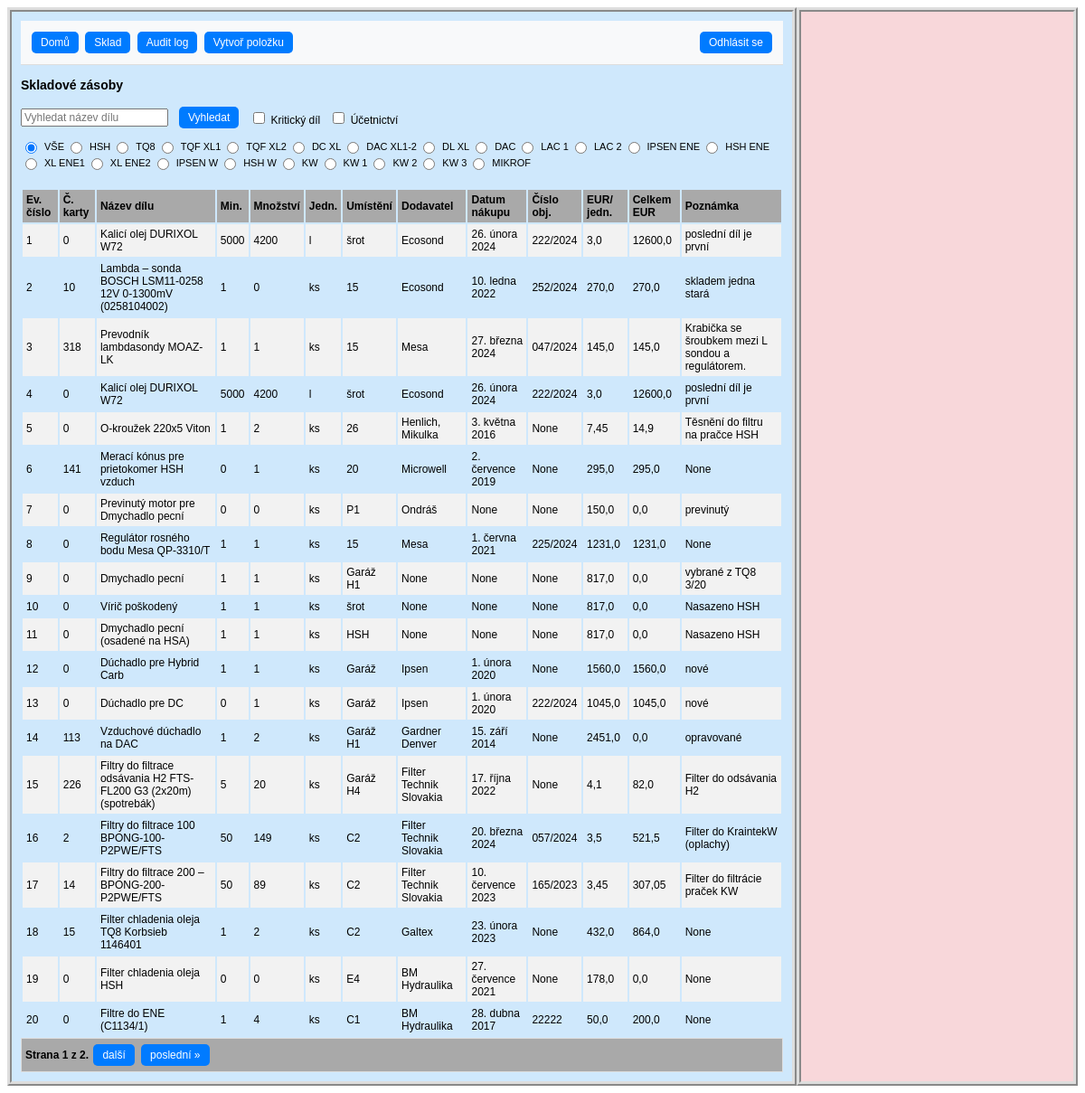
The app's page /sklad/ (signed in) with its own data.
### hpm_sklad/models.py (models this page shows, shortened)
class Sklad(models.Model):
    JEDNOTKY_CHOICES = [
        ('ks', 'kus'),
        ('kg', 'kilogram'),
        ('par', 'pár'),
        ('l', 'litr'),
        ('m', 'metr'),
        ('baleni', 'balení'),
    ]
    evidencni_cislo = models.AutoField(primary_key=True, verbose_name="Evidenční číslo")
    interne_cislo = models.IntegerField(null=True, verbose_name="Číslo karty")
    objednano = models.CharField(max_length=100, null=True, blank=True, verbose_name="Objednáno?")
    nazev_dilu = models.CharField(max_length=100, verbose_name="Název dílu")
    min_mnozstvi_ks = models.PositiveIntegerField(default=0, verbose_name="Minimum")
    mnozstvi_ks_m_l = models.IntegerField(default=0, validators=[MinValueValidator(0)], verbose_name="Množství")
    jednotky = models.CharField(max_length=10, choices=JEDNOTKY_CHOICES, default='ks', verbose_name="Jednotky")
    umisteni = models.CharField(max_length=25, verbose_name="Umístění")
    dodavatel = models.CharField(max_length=70, null=True, blank=True, verbose_name="Dodavatel")
    datum_nakupu = models.DateField(null=True, blank=True, verbose_name="Datum nákupu")
    cislo_objednavky = models.CharField(max_length=20, null=True, blank=True, verbose_name="Číslo objednávky")
    jednotkova_cena_eur = models.FloatField(default=0.0, validators=[MinValueValidator(0.0)], verbose_name="EUR/jednotka")
    celkova_cena_eur = models.FloatField(default=0.0, validators=[MinValueValidator(0.0)], verbose_name="Celkem EUR")
    poznamka = models.CharField(null=True, blank=True, max_length=200, verbose_name="Poznámka")
    ucetnictvi = models.BooleanField(default=True, verbose_name="Účetnictví")
    kriticky_dil = models.BooleanField(default=False, verbose_name="Kritický díl")
    hsh = models.BooleanField(default=False, verbose_name="HSH")
    tq8 = models.BooleanField(default=False, verbose_name="TQ8")
    tqf_xl1 = models.BooleanField(default=False, verbose_name="TQF XL1")
    tqf_xl2 = models.BooleanField(default=False, verbose_name="TQF XL2")
    dc_xl = models.BooleanField(default=False, verbose_name="DC XL")
    dac_xl1_2 = models.BooleanField(default=False, verbose_name="DAC XL1-2")
    dl_xl = models.BooleanField(default=False, verbose_name="DL XL")
    dac = models.BooleanField(default=False, verbose_name="DAC")
    lac_1 = models.BooleanField(default=False, verbose_name="LAC 1")
    lac_2 = models.BooleanField(default=False, verbose_name="LAC 2")
    ipsen_ene = models.BooleanField(default=False, verbose_name="IPSEN ENE")
    hsh_ene = models.BooleanField(default=False, verbose_name="HSH ENE")
    xl_ene1 = models.BooleanField(default=False, verbose_name="XL ENE1")
    xl_ene2 = models.BooleanField(default=False, verbose_name="XL ENE2")
    ipsen_w = models.BooleanField(default=False, verbose_name="IPSEN W")
    hsh_w = models.BooleanField(default=False, verbose_name="HSH W")
    kw = models.BooleanField(default=False, verbose_name="KW")
    kw1 = models.BooleanField(default=False, verbose_name="KW 1")
    kw2 = models.BooleanField(default=False, verbose_name="KW 2")
    kw3 = models.BooleanField(default=False, verbose_name="KW 3")
    mikrof = models.BooleanField(default=False, verbose_name="MIKROF")
    history = HistoricalRecords()

### hpm_sklad/views.py (the view)
# urls.py: path('sklad/', views.SkladListView.as_view(), name='sklad'),
class SkladListView(LoginRequiredMixin, ListView):
    model = Sklad
    template_name = 'hpm_sklad/sklad.html'
    paginate_by = 20
    ordering = ['evidencni_cislo']
    def get_context_data(self, **kwargs):
        context = super().get_context_data(**kwargs)
        selected_ev_cislo = self.request.GET.get('selected', None)
        if selected_ev_cislo:
            context['selected_item'] = get_object_or_404(Sklad, evidencni_cislo=selected_ev_cislo)
        else:
            context['selected_item'] = None
        return context
    def get_queryset(self):
        queryset = Sklad.objects.all()
        query = self.request.GET.get('q')
        if query:
            queryset = queryset.filter(nazev_dilu__icontains=query)
        filters = {
            'kriticky_dil': self.request.GET.get('kriticky_dil'),
            'ucetnictvi': self.request.GET.get('ucetnictvi'),
        }
        for field, value in filters.items():
            if value == 'on':
                queryset = queryset.filter(**{field: True})
        radio_filter = self.request.GET.get('radio_filter')
        if radio_filter:
            queryset = queryset.filter(**{radio_filter: True})
        return queryset

### hpm_sklad/templates/hpm_sklad/sklad.html (shortened to what this page needs)
{% extends "hpm_sklad/base_left_right_column.html" %}
{% load static %}
{% block navbar %}
<nav class="navbar">
    <div class="navbar-left">
        {% include "hpm_sklad/navbar.html" %}
        {% if perms.hpm_sklad.add_sklad %}
            <a class="button nav-item" href="javascript:void(0);" onclick="loadForm('{% url 'create_sklad' %}')">Vytvoř položku</a>
        {% endif %}
    </div>
    <div class="navbar-right">
        {% include "hpm_sklad/login.html" %}
    </div>
</nav>
{% endblock %}
{% block left_content %}
<h3 class="text-center">Skladové zásoby</h3>
    <form method="GET" action="" class="search-form">
        <div class="search-group">
            <input class="search" type="text" name="q" placeholder="Vyhledat název dílu" value="{{ request.GET.q }}">
            <button class="search nav-item" type="submit">Vyhledat</button>
            <label>
                <input type="checkbox" name="kriticky_dil" {% if request.GET.kriticky_dil == 'on' %}checked{% endif %}> Kritický díl
            </label>
            <label>
                <input type="checkbox" name="ucetnictvi" {% if request.GET.ucetnictvi == 'on' %}checked{% endif %}> Účetnictví
            </label>
        </div>
        <div class="radio-group">
            <label>
                <input type="radio" name="radio_filter" value="" {% if not request.GET.radio_filter or request.GET.radio_filter == '' %}checked{% endif %}> VŠE
            </label>
            <label>
                <input type="radio" name="radio_filter" value="hsh" {% if request.GET.radio_filter == 'hsh' %}checked{% endif %}> HSH
            </label>
            <label>
                <input type="radio" name="radio_filter" value="tq8" {% if request.GET.radio_filter == 'tq8' %}checked{% endif %}> TQ8
            </label>
            <label>
                <input type="radio" name="radio_filter" value="tqf_xl1" {% if request.GET.radio_filter == 'tqf_xl1' %}checked{% endif %}> TQF XL1
            </label>
            <label>
                <input type="radio" name="radio_filter" value="tqf_xl2" {% if request.GET.radio_filter == 'tqf_xl2' %}checked{% endif %}> TQF XL2
            </label>
            <label>
                <input type="radio" name="radio_filter" value="dc_xl" {% if request.GET.radio_filter == 'dc_xl' %}checked{% endif %}> DC XL
            </label>
            <label>
                <input type="radio" name="radio_filter" value="dac_xl1_2" {% if request.GET.radio_filter == 'dac_xl1_2' %}checked{% endif %}> DAC XL1-2
            </label>
            <label>
                <input type="radio" name="radio_filter" value="dl_xl" {% if request.GET.radio_filter == 'dl_xl' %}checked{% endif %}> DL XL
            </label>
            <label>
                <input type="radio" name="radio_filter" value="dac" {% if request.GET.radio_filter == 'dac' %}checked{% endif %}> DAC
            </label>
            <label>
                <input type="radio" name="radio_filter" value="lac_1" {% if request.GET.radio_filter == 'lac_1' %}checked{% endif %}> LAC 1
            </label>
            <label>
                <input type="radio" name="radio_filter" value="lac_2" {% if request.GET.radio_filter == 'lac_2' %}checked{% endif %}> LAC 2
            </label>
            <label>
                <input type="radio" name="radio_filter" value="ipsen_ene" {% if request.GET.radio_filter == 'ipsen_ene' %}checked{% endif %}> IPSEN ENE
            </label>
            <label>
                <input type="radio" name="radio_filter" value="hsh_ene" {% if request.GET.radio_filter == 'hsh_ene' %}checked{% endif %}> HSH ENE
            </label>
            <label>
                <input type="radio" name="radio_filter" value="xl_ene1" {% if request.GET.radio_filter == 'xl_ene1' %}checked{% endif %}> XL ENE1
            </label>
            <label>
                <input type="radio" name="radio_filter" value="xl_ene2" {% if request.GET.radio_filter == 'xl_ene2' %}checked{% endif %}> XL ENE2
            </label>
            <label>
                <input type="radio" name="radio_filter" value="ipsen_w" {% if request.GET.radio_filter == 'ipsen_w' %}checked{% endif %}> IPSEN W
            </label>
            <label>
                <input type="radio" name="radio_filter" value="hsh_w" {% if request.GET.radio_filter == 'hsh_w' %}checked{% endif %}> HSH W
            </label>
            <label>
                <input type="radio" name="radio_filter" value="kw" {% if request.GET.radio_filter == 'kw' %}checked{% endif %}> KW
            </label>
            <label>
                <input type="radio" name="radio_filter" value="kw1" {% if request.GET.radio_filter == 'kw1' %}checked{% endif %}> KW 1
            </label>
            <label>
                <input type="radio" name="radio_filter" value="kw2" {% if request.GET.radio_filter == 'kw2' %}checked{% endif %}> KW 2
            </label>
            <label>
                <input type="radio" name="radio_filter" value="kw3" {% if request.GET.radio_filter == 'kw3' %}checked{% endif %}> KW 3
            </label>
            <label>
                <input type="radio" name="radio_filter" value="mikrof" {% if request.GET.radio_filter == 'mikrof' %}checked{% endif %}> MIKROF
            </label>
        </div>
    </form>
    <div class="container-sklad">
        <table class="table table-bordered">
            <thead class="thead-light">
                <tr>
                    <th>Ev. číslo</th>
                    <th>Č. karty</th>
                    <th>Název dílu</th>
                    <th>Min.</th>
                    <th>Množství</th>
                    <th>Jedn.</th>
                    <th>Umístění</th>
                    <th>Dodavatel</th>
                    <th>Datum nákupu</th>
                    <th>Číslo obj.</th>
                    <th>EUR/ jedn.</th>
                    <th>Celkem EUR</th>
                    <th>Poznámka</th>
                </tr>
            </thead>
            <tbody class="show-pointer">
                {% for item in object_list %}
                <tr data-evidencni-cislo="{{ item.evidencni_cislo }}" data-detail-url="{% url 'detail_sklad' item.evidencni_cislo %}" onclick="loadDetail('{% url 'detail_sklad' item.evidencni_cislo %}', '{{ item.evidencni_cislo }}')"
                {% if item.evidencni_cislo == selected_item.evidencni_cislo %} class="selected-row"{% endif %}>
                    <td>{{ item.evidencni_cislo }}</td>
                    <td>{{ item.interne_cislo }}</td>
                    <td>{{ item.nazev_dilu }}</td>
                    <td>{{ item.min_mnozstvi_ks }}</td>
                    <td>{{ item.mnozstvi_ks_m_l }}</td>
                    <td>{{ item.jednotky }}</td>
                    <td>{{ item.umisteni }}</td>
                    <td>{{ item.dodavatel }}</td>
                    <td>{{ item.datum_nakupu }}</td>
                    <td>{{ item.cislo_objednavky }}</td>
                    <td>{{ item.jednotkova_cena_eur }}</td>
                    <td>{{ item.celkova_cena_eur }}</td>
                    <td>{{ item.poznamka }}</td>
                </tr>
                {% endfor %}
            </tbody>
        </table>
    </div>
    {% include "hpm_sklad/pagination.html" %}
{% endblock %}

### hpm_sklad/templates/hpm_sklad/base_left_right_column.html (shortened to what this page needs)
{% load static %}
<!DOCTYPE html>
<html>
    <head>
        <link rel="stylesheet" type="text/css" href="{% static 'css/style.css' %}">
    </head>
    <body>
        <main class="app">
            <div class="left-column">
                 <header>
                    {% block navbar %}{% endblock %}
                </header>
                {% block left_content %}{% endblock %}
            </div>
            <div class="right-column" id="detail">
            </div>
        </main>
    </body>
</html>

### hpm_sklad/templates/hpm_sklad/navbar.html
<a class="button nav-item" href="{% url 'home' %}">Domů</a>
<a class="button nav-item" href="{% url 'sklad' %}">Sklad</a>
<a class="button nav-item" href="{% url 'audit_log' %}">Audit log</a>

### hpm_sklad/templates/hpm_sklad/login.html
{% if user.is_authenticated %}
    <a class="button nav-item" href="{% url 'logout' %}">Odhlásit se</a>
{% else %}
    <a class="button nav-item" href="{% url 'login' %}">Přihlásit se</a>
    <a class="button nav-item" href="{% url 'signup' %}">Registrace</a>
{% endif %}

### hpm_sklad/templates/hpm_sklad/pagination.html (shortened to what this page needs)
<div class="pagination">
    <span class="step-links">
        <span class="current">
            Strana {{ page_obj.number }} z {{ page_obj.paginator.num_pages }}.
        </span>
        {% if page_obj.has_next %}
            <a class="nav-item" href="?page={{ page_obj.next_page_number }}">další</a>
            <a class="nav-item" href="?page={{ page_obj.paginator.num_pages }}">poslední &raquo;</a>
        {% endif %}
    </span>
</div>

### hpm_sklad/static/css/style.css (style rules this page uses)
body { font-size: 12px; font-family: arial; }
th, td { padding: 4px; text-align: left; }
tbody tr:nth-child(odd) { background-color: #ffffff; }
tbody tr:nth-child(odd) { background-color: #f2f2f2; }
thead th { background-color: #A9A9A9; }
.pagination { background-color: #A9A9A9; padding: 4px; border: 1px solid #ddd; text-align: left; }
.show-pointer { cursor: pointer; }
.app { display: flex; flex-direction: row; width: 100%; margin: 0; padding: 0; }
.left-column { flex: 75; margin: 0; padding: 10px; border: 5px ridge #ddd; background-color: #cfe8fc; }
.right-column { flex: 25; margin: 0; padding: 10px; border: 5px ridge #ddd; background-color: #f8d7da; }
.search { font-size: 12px; font-family: arial; }
.nav-item, .button-link { display: inline-block; padding: 5px 10px; margin: 2px; background-color: #007BFF; color: white; text-align: center; text-decoration: none; border-radius: 5px; border: none; transition: background-color 0.3s, color 0.3s; }
.current { font-weight: bold; }
.navbar { display: flex; justify-content: space-between; align-items: center; padding: 10px; gap: 10px; margin-bottom: 5px; background-color: #f8f9fa; border-bottom: 1px solid #ddd; }
.navbar-left { flex-grow: 1; }
.navbar-right { flex-grow: 0; margin-left: auto; }
.search-form { margin-bottom: 20px; }
.search-group { display: flex; align-items: center; gap: 10px; }
.radio-group { display: flex; flex-wrap: wrap; gap: 2px; margin-top: 10px; }
.radio-group label { display: flex; align-items: center; gap: 5px; font-size: 11px; }

### records on screen
Sklad: evidencni_cislo "1", interne_cislo "0", nazev_dilu "Kalicí olej DURIXOL W72", min_mnozstvi_ks "5000", mnozstvi_ks_m_l "4200", jednotky "l", umisteni "šrot", dodavatel "Ecosond", datum_nakupu "26. února 2024", cislo_objednavky "222/2024", jednotkova_cena_eur "3,0", celkova_cena_eur "12600,0", poznamka "poslední díl je první"
Sklad: evidencni_cislo "2", interne_cislo "10", nazev_dilu "Lambda – sonda BOSCH LSM11-0258 12V 0-1300mV (0258104002)", min_mnozstvi_ks "1", mnozstvi_ks_m_l "0", jednotky "ks", umisteni "15", dodavatel "Ecosond", datum_nakupu "10. ledna 2022", cislo_objednavky "252/2024", jednotkova_cena_eur "270,0", celkova_cena_eur "270,0", poznamka "skladem jedna stará"
Sklad: evidencni_cislo "3", interne_cislo "318", nazev_dilu "Prevodník lambdasondy MOAZ-LK", min_mnozstvi_ks "1", mnozstvi_ks_m_l "1", jednotky "ks", umisteni "15", dodavatel "Mesa", datum_nakupu "27. března 2024", cislo_objednavky "047/2024", jednotkova_cena_eur "145,0", celkova_cena_eur "145,0", poznamka "Krabička se šroubkem mezi L sondou a regulátorem."
Sklad: evidencni_cislo "4", interne_cislo "0", nazev_dilu "Kalicí olej DURIXOL W72", min_mnozstvi_ks "5000", mnozstvi_ks_m_l "4200", jednotky "l", umisteni "šrot", dodavatel "Ecosond", datum_nakupu "26. února 2024", cislo_objednavky "222/2024", jednotkova_cena_eur "3,0", celkova_cena_eur "12600,0", poznamka "poslední díl je první"
Sklad: evidencni_cislo "5", interne_cislo "0", nazev_dilu "O-kroužek 220x5 Viton", min_mnozstvi_ks "1", mnozstvi_ks_m_l "2", jednotky "ks", umisteni "26", dodavatel "Henlich, Mikulka", datum_nakupu "3. května 2016", cislo_objednavky "None", jednotkova_cena_eur "7,45", celkova_cena_eur "14,9", poznamka "Těsnění do filtru na pračce HSH"
Sklad: evidencni_cislo "6", interne_cislo "141", nazev_dilu "Merací kónus pre prietokomer HSH vzduch", min_mnozstvi_ks "0", mnozstvi_ks_m_l "1", jednotky "ks", umisteni "20", dodavatel "Microwell", datum_nakupu "2. července 2019", cislo_objednavky "None", jednotkova_cena_eur "295,0", celkova_cena_eur "295,0", poznamka "None"
Sklad: evidencni_cislo "7", interne_cislo "0", nazev_dilu "Previnutý motor pre Dmychadlo pecní", min_mnozstvi_ks "0", mnozstvi_ks_m_l "0", jednotky "ks", umisteni "P1", dodavatel "Ondráš", datum_nakupu "None", cislo_objednavky "None", jednotkova_cena_eur "150,0", celkova_cena_eur "0,0", poznamka "previnutý"
Sklad: evidencni_cislo "8", interne_cislo "0", nazev_dilu "Regulátor rosného bodu Mesa QP-3310/T", min_mnozstvi_ks "1", mnozstvi_ks_m_l "1", jednotky "ks", umisteni "15", dodavatel "Mesa", datum_nakupu "1. června 2021", cislo_objednavky "225/2024", jednotkova_cena_eur "1231,0", celkova_cena_eur "1231,0", poznamka "None"
Sklad: evidencni_cislo "9", interne_cislo "0", nazev_dilu "Dmychadlo pecní", min_mnozstvi_ks "1", mnozstvi_ks_m_l "1", jednotky "ks", umisteni "Garáž H1", dodavatel "None", datum_nakupu "None", cislo_objednavky "None", jednotkova_cena_eur "817,0", celkova_cena_eur "0,0", poznamka "vybrané z TQ8 3/20"
Sklad: evidencni_cislo "10", interne_cislo "0", nazev_dilu "Vírič poškodený", min_mnozstvi_ks "1", mnozstvi_ks_m_l "1", jednotky "ks", umisteni "šrot", dodavatel "None", datum_nakupu "None", cislo_objednavky "None", jednotkova_cena_eur "817,0", celkova_cena_eur "0,0", poznamka "Nasazeno HSH"
Sklad: evidencni_cislo "11", interne_cislo "0", nazev_dilu "Dmychadlo pecní (osadené na HSA)", min_mnozstvi_ks "1", mnozstvi_ks_m_l "1", jednotky "ks", umisteni "HSH", dodavatel "None", datum_nakupu "None", cislo_objednavky "None", jednotkova_cena_eur "817,0", celkova_cena_eur "0,0", poznamka "Nasazeno HSH"
Sklad: evidencni_cislo "12", interne_cislo "0", nazev_dilu "Dúchadlo pre Hybrid Carb", min_mnozstvi_ks "1", mnozstvi_ks_m_l "1", jednotky "ks", umisteni "Garáž", dodavatel "Ipsen", datum_nakupu "1. února 2020", cislo_objednavky "None", jednotkova_cena_eur "1560,0", celkova_cena_eur "1560,0", poznamka "nové"
Sklad: evidencni_cislo "13", interne_cislo "0", nazev_dilu "Dúchadlo pre DC", min_mnozstvi_ks "0", mnozstvi_ks_m_l "1", jednotky "ks", umisteni "Garáž", dodavatel "Ipsen", datum_nakupu "1. února 2020", cislo_objednavky "222/2024", jednotkova_cena_eur "1045,0", celkova_cena_eur "1045,0", poznamka "nové"
Sklad: evidencni_cislo "14", interne_cislo "113", nazev_dilu "Vzduchové dúchadlo na DAC", min_mnozstvi_ks "1", mnozstvi_ks_m_l "2", jednotky "ks", umisteni "Garáž H1", dodavatel "Gardner Denver", datum_nakupu "15. září 2014", cislo_objednavky "None", jednotkova_cena_eur "2451,0", celkova_cena_eur "0,0", poznamka "opravované"
Sklad: evidencni_cislo "15", interne_cislo "226", nazev_dilu "Filtry do filtrace odsávania H2 FTS-FL200 G3 (2x20m) (spotrebák)", min_mnozstvi_ks "5", mnozstvi_ks_m_l "20", jednotky "ks", umisteni "Garáž H4", dodavatel "Filter Technik Slovakia", datum_nakupu "17. října 2022", cislo_objednavky "None", jednotkova_cena_eur "4,1", celkova_cena_eur "82,0", poznamka "Filter do odsávania H2"
Sklad: evidencni_cislo "16", interne_cislo "2", nazev_dilu "Filtry do filtrace 100 BPONG-100-P2PWE/FTS", min_mnozstvi_ks "50", mnozstvi_ks_m_l "149", jednotky "ks", umisteni "C2", dodavatel "Filter Technik Slovakia", datum_nakupu "20. března 2024", cislo_objednavky "057/2024", jednotkova_cena_eur "3,5", celkova_cena_eur "521,5", poznamka "Filter do KraintekW (oplachy)"
Sklad: evidencni_cislo "17", interne_cislo "14", nazev_dilu "Filtry do filtrace 200 – BPONG-200-P2PWE/FTS", min_mnozstvi_ks "50", mnozstvi_ks_m_l "89", jednotky "ks", umisteni "C2", dodavatel "Filter Technik Slovakia", datum_nakupu "10. července 2023", cislo_objednavky "165/2023", jednotkova_cena_eur "3,45", celkova_cena_eur "307,05", poznamka "Filter do filtrácie praček KW"
Sklad: evidencni_cislo "18", interne_cislo "15", nazev_dilu "Filter chladenia oleja TQ8 Korbsieb 1146401", min_mnozstvi_ks "1", mnozstvi_ks_m_l "2", jednotky "ks", umisteni "C2", dodavatel "Galtex", datum_nakupu "23. února 2023", cislo_objednavky "None", jednotkova_cena_eur "432,0", celkova_cena_eur "864,0", poznamka "None"
Sklad: evidencni_cislo "19", interne_cislo "0", nazev_dilu "Filter chladenia oleja HSH", min_mnozstvi_ks "0", mnozstvi_ks_m_l "0", jednotky "ks", umisteni "E4", dodavatel "BM Hydraulika", datum_nakupu "27. července 2021", cislo_objednavky "None", jednotkova_cena_eur "178,0", celkova_cena_eur "0,0", poznamka "None"
Sklad: evidencni_cislo "20", interne_cislo "0", nazev_dilu "Filtre do ENE (C1134/1)", min_mnozstvi_ks "1", mnozstvi_ks_m_l "4", jednotky "ks", umisteni "C1", dodavatel "BM Hydraulika", datum_nakupu "28. dubna 2017", cislo_objednavky "22222", jednotkova_cena_eur "50,0", celkova_cena_eur "200,0", poznamka "None"

### other values on screen
{{ page_obj.number }} "1"
{{ page_obj.paginator.num_pages }} "2"
